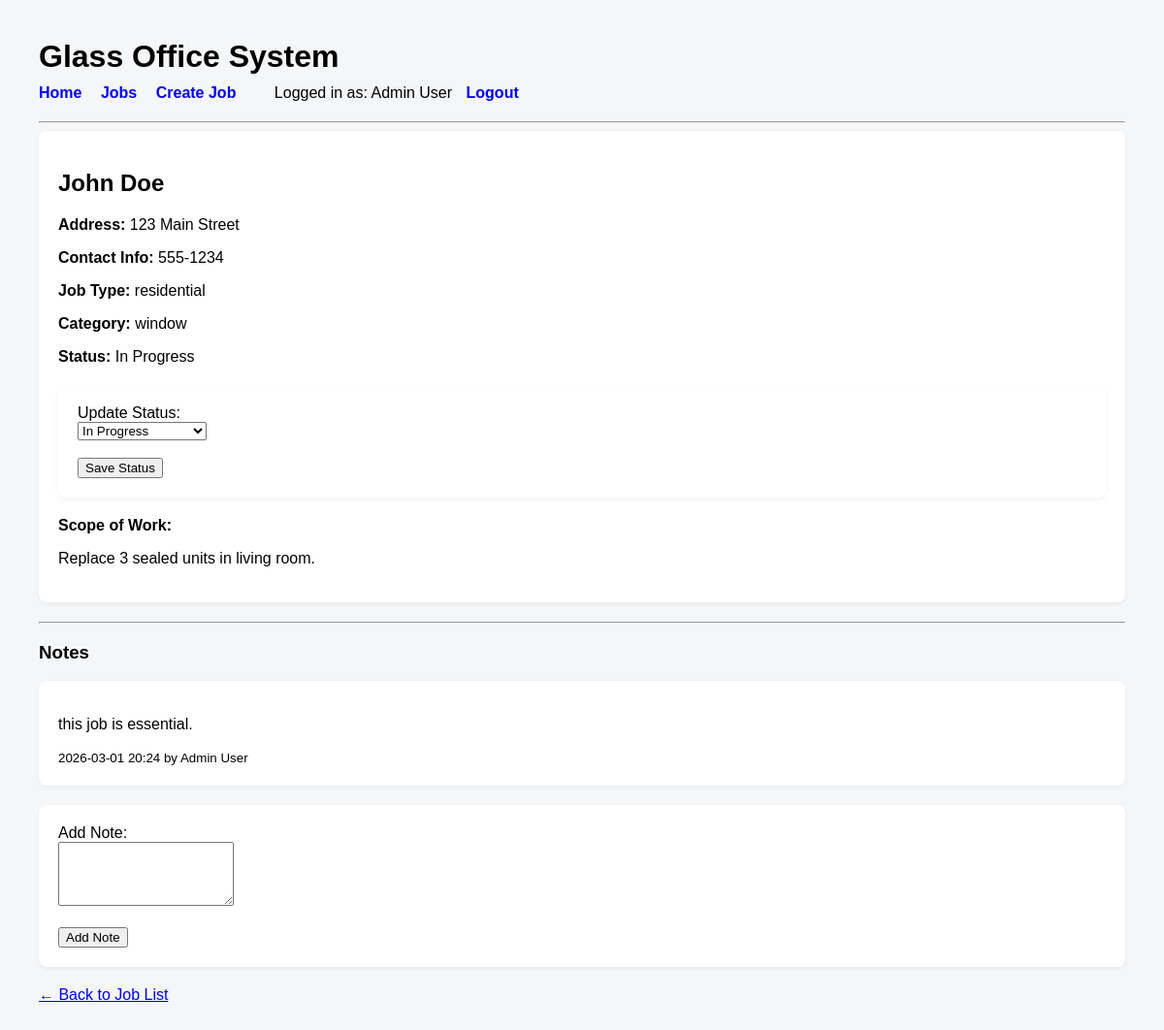
The app's page /jobs/1 (signed in), older data.
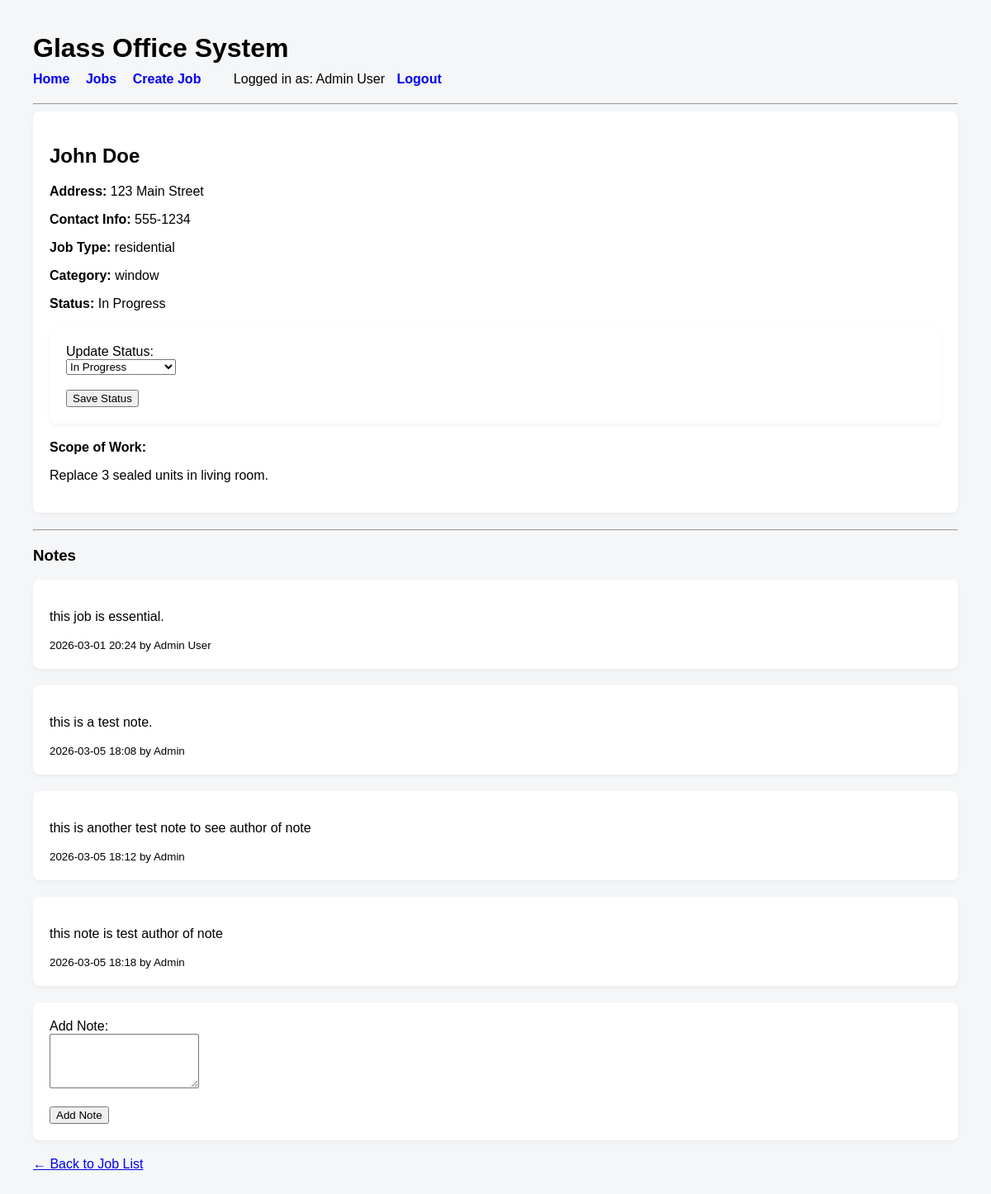
The same page, newer data.
### models.py (models this page shows, shortened)
class User(db.Model):
    id = db.Column(db.Integer, primary_key=True)
    name = db.Column(db.String(100), nullable=False)
    email = db.Column(db.String(120), unique=True, nullable=False)
    password_hash = db.Column(db.String(255), nullable=False)
    role = db.Column(db.String(20), nullable=False)
    active = db.Column(db.Boolean, default=True)
    created_at = db.Column(db.DateTime, default=datetime.utcnow)
    updated_at = db.Column(db.DateTime, default=datetime.utcnow, onupdate=datetime.utcnow)

class Job(db.Model):
    id = db.Column(db.Integer, primary_key=True)
    customer_name = db.Column(db.String(200), nullable=False)
    address = db.Column(db.String(300), nullable=False)
    contact_info = db.Column(db.String(200))
    job_type = db.Column(db.String(50))
    job_category = db.Column(db.String(100))
    scope_of_work = db.Column(db.Text)
    install_date = db.Column(db.Date)
    status = db.Column(db.String(50), default="scheduled")
    notes = db.relationship("JobNote", backref="job", lazy=True)
    created_by = db.Column(db.Integer, db.ForeignKey("user.id"))
    created_at = db.Column(db.DateTime, default=datetime.utcnow)
    updated_at = db.Column(db.DateTime, default=datetime.utcnow, onupdate=datetime.utcnow)

class JobNote(db.Model):
    id = db.Column(db.Integer, primary_key=True)
    job_id = db.Column(db.Integer, db.ForeignKey("job.id"))
    user_id = db.Column(db.Integer, db.ForeignKey("user.id"))
    note_type = db.Column(db.String(50))
    content = db.Column(db.Text, nullable=False)
    created_at = db.Column(db.DateTime, default=datetime.utcnow)
    author = db.relationship("User")

### app.py (the view)
    @app.route("/jobs/<int:job_id>")
    def job_detail(job_id):
        job = Job.query.get_or_404(job_id)
        return render_template("job_detail.html", job=job)

### templates/job_detail.html (shortened to what this page needs)
{% extends "base.html" %}
{% block content %}
<div class="card">
    <h2>{{ job.customer_name }}</h2>
    <p><strong>Address:</strong> {{ job.address }}</p>
    <p><strong>Contact Info:</strong> {{ job.contact_info }}</p>
    <p><strong>Job Type:</strong> {{ job.job_type }}</p>
    <p><strong>Category:</strong> {{ job.job_category }}</p>
    <p><strong>Status:</strong> {{ job.status.replace('_', ' ').title() }}</p>
<form method="POST" action="/jobs/{{ job.id }}/status">
    <div class="card" style="margin-top:20px;">
        <label>Update Status:</label><br>
        <select name="status">
    <option value="in_progress"
        {% if job.status == "in_progress" %}selected{% endif %}>
        In Progress
    </option>
</select>
        <br><br>
        <button type="submit">Save Status</button>
    </div>
</form>
    <p><strong>Scope of Work:</strong></p>
    <p>{{ job.scope_of_work }}</p>
</div>
<hr>
<h3>Notes</h3>
{% if job.notes %}
    {% for note in job.notes %}
        <div class="card">
            <p>{{ note.content }}</p>
            <small>{{ note.created_at.strftime("%Y-%m-%d %H:%M") }}
                by {{ note.author.name }}
            </small>
        </div>
    {% endfor %}
{% else %}
    <p>No notes yet.</p>
{% endif %}
<div class="card">
    <form method="POST" action="/jobs/{{ job.id }}/notes">
        <label>Add Note:</label><br>
        <textarea name="content" rows="4" required></textarea><br><br>
        <button type="submit">Add Note</button>
    </form>
</div>
<a href="/jobs">← Back to Job List</a>
{% endblock %}

### templates/base.html (shortened to what this page needs)
<!DOCTYPE html>
<html>
<head>
</head>
<body>
    <h1>Glass Office System</h1>
    <div class="nav">
        <a href="/">Home</a>
        <a href="/jobs">Jobs</a>
        <a href="/jobs/new">Create Job</a>
        {% if session.get("user_name") %}
        <span style="margin-left:20px;">
        Logged in as: {{ session["user_name"] }}
        </span>
        <a href="/logout" style="margin-left:10px;">Logout</a>
        {% endif %}
    </div>
    <hr>
    {% block content %}{% endblock %}
</body>
</html>

### templates/base.html (style rules this page uses)
body { font-family: Arial, sans-serif; margin: 40px; background-color: #f4f6f8; }
.card { background: white; padding: 20px; border-radius: 8px; margin-bottom: 20px; box-shadow: 0 2px 5px rgba(0,0,0,0.05); }
h1 { margin-bottom: 10px; }
.nav { margin-bottom: 20px; }
.nav a { margin-right: 15px; text-decoration: none; font-weight: bold; }

Row changes from the older to the newer data that the page shows:
added JobNote: content "this is a test note.", created_at "2026-03-05 18:08", author.name "Admin"
added JobNote: content "this is another test note to see author of note", created_at "2026-03-05 18:12", author.name "Admin"
added JobNote: content "this note is test author of note", created_at "2026-03-05 18:18", author.name "Admin"
